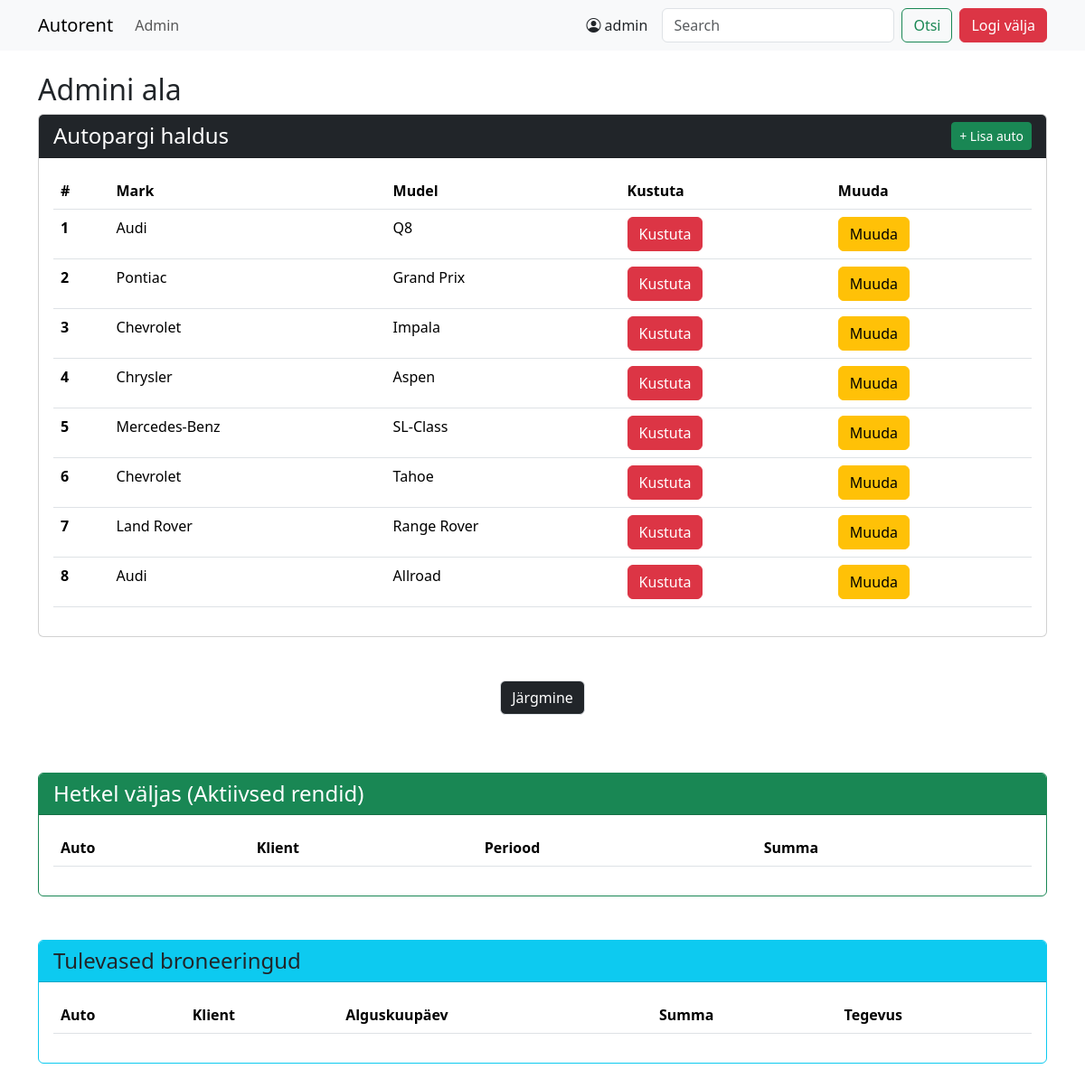
/admin/admin.php (signed in), run on the app's committed database.
### tables this page shows
CREATE TABLE `cars` (
  `id` int(4) NOT NULL,
  `mark` varchar(255) NOT NULL,
  `model` varchar(255) NOT NULL,
  `engine` varchar(255) NOT NULL,
  `fuel` varchar(255) NOT NULL,
  `price` int(4) NOT NULL,
  `year` int(4) NOT NULL,
  `transmission` enum('automaat','poolautomaat','manuaal') NOT NULL,
  `seats` int(1) NOT NULL,
  `description` varchar(255) NOT NULL,
  `status` enum('vaba','broneeritud','hoolduses') NOT NULL,
  `image` varchar(255) NOT NULL,
  PRIMARY KEY (`id`)
);

### admin/admin.php (the view, shortened to what this page needs)
<?php include('../config.php'); ?>
<?php include('../header.php'); ?>
<div class="container">
    <h2>Admini ala</h2>
<?php
    $limit = 8;
    $page = isset($_GET['page']) ? (int)$_GET['page'] : 1;
    $offset = ($page - 1) * $limit;
    $otsi_param = "";
    if (!empty($_GET["otsi"])) {
        $otsing = "%" . $_GET["otsi"] . "%";
        $otsi_param = "&otsi=" . urlencode($_GET["otsi"]);
        $stmt = mysqli_prepare($yhendus, "SELECT * FROM cars WHERE mark LIKE ? LIMIT ? OFFSET ?");
        mysqli_stmt_bind_param($stmt, "sii", $otsing, $limit, $offset);
        mysqli_stmt_execute($stmt);
        $valjund = mysqli_stmt_get_result($stmt);
        $count_stmt = mysqli_prepare($yhendus, "SELECT COUNT(*) as total FROM cars WHERE mark LIKE ?");
        mysqli_stmt_bind_param($count_stmt, "s", $otsing);
        mysqli_stmt_execute($count_stmt);
        $count_res = mysqli_stmt_get_result($count_stmt);
        $total_rows = mysqli_fetch_assoc($count_res)['total'];
    } else {
        $paring = "SELECT * FROM cars LIMIT $limit OFFSET $offset";
        $valjund = mysqli_query($yhendus, $paring);
        $count_res = mysqli_query($yhendus, "SELECT COUNT(*) as total FROM cars");
        $total_rows = mysqli_fetch_assoc($count_res)['total'];
    }
    $total_pages = ceil($total_rows / $limit);
?>
<div class="card mb-5">
    <div class="card-header bg-dark text-white d-flex justify-content-between align-items-center">
        <h4 class="mb-0">Autopargi haldus</h4>
        <a href="lisa.php" class="btn btn-success btn-sm">+ Lisa auto</a>
    </div>
    <div class="card-body">
      <div class="table-responsive">
<table class="table">
  <thead>
    <tr>
      <th scope="col">#</th>
      <th scope="col">Mark</th>
      <th scope="col">Mudel</th>
      <th scope="col">Kustuta</th>
      <th scope="col">Muuda</th>
    </tr>
  </thead>
  <tbody>
    <?php
        while($rida = mysqli_fetch_assoc($valjund)){
    ?>
    <tr>
      <th scope="row"><?php echo $rida["id"]; ?></th>
      <td><?php echo $rida["mark"]; ?></td>
      <td><?php echo $rida["model"]; ?></td>
      <td><a href="kustuta.php?delid=<?= $rida["id"]; ?>" class="btn btn-danger">Kustuta</a></td>
      <td><a href="muuda.php?editid=<?= $rida["id"]; ?>" class="btn btn-warning">Muuda</a></td>
    </tr>
    <?php } ?>
  </tbody>
</table>
      </div>
    </div>
</div>
    <div class="d-flex justify-content-center mt-4 mb-5">
        <nav aria-label="Page navigation">
            <ul class="pagination">
                <?php if ($page < $total_pages): ?>
                    <li class="page-item"><a class="page-link bg-dark text-white" href="?page=<?= $page + 1 ?><?= $otsi_param ?>">Järgmine</a></li>
                <?php endif; ?>
            </ul>
        </nav>
    </div>
    <div class="card mb-5 border-success">
        <div class="card-header bg-success text-white">
            <h4 class="mb-0">Hetkel väljas (Aktiivsed rendid)</h4>
        </div>
        <div class="card-body">
            <table class="table table-hover">
                <thead>
                    <tr>
                        <th>Auto</th>
                        <th>Klient</th>
                        <th>Periood</th>
                        <th>Summa</th>
                    </tr>
                </thead>
            </table>
        </div>
    </div>
    <div class="card mb-5 border-info">
        <div class="card-header bg-info text-dark">
            <h4 class="mb-0">Tulevased broneeringud</h4>
        </div>
        <div class="card-body">
            <table class="table table-hover">
                <thead>
                    <tr>
                        <th>Auto</th>
                        <th>Klient</th>
                        <th>Alguskuupäev</th>
                        <th>Summa</th>
                        <th>Tegevus</th>
                    </tr>
                </thead>
            </table>
        </div>
    </div>
  </body>
</html>

### data on the page
cars: id "1", mark "Audi", model "Q8"
cars: id "2", mark "Pontiac", model "Grand Prix"
cars: id "3", mark "Chevrolet", model "Impala"
cars: id "4", mark "Chrysler", model "Aspen"
cars: id "5", mark "Mercedes-Benz", model "SL-Class"
cars: id "6", mark "Chevrolet", model "Tahoe"
cars: id "7", mark "Land Rover", model "Range Rover"
cars: id "8", mark "Audi", model "Allroad"

### other printed values
$_SESSION['tuvastamine'] "admin"
